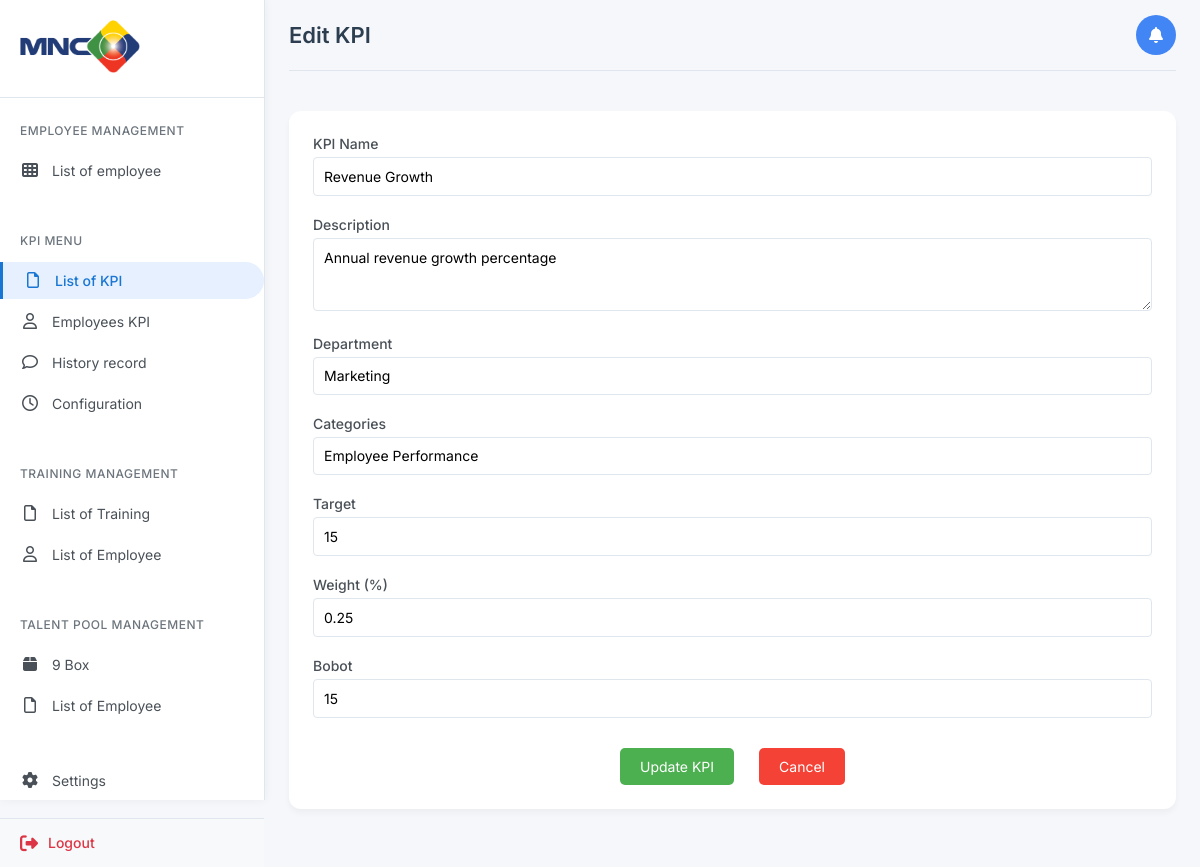
The page /add_kpi.php?id=1 (signed in) on the database its author committed.
### tables this page shows
CREATE TABLE `kpi` (
  `id` int(11) NOT NULL,
  `name` varchar(100) NOT NULL,
  `description` text DEFAULT NULL,
  `target` float DEFAULT NULL,
  `weight` float DEFAULT NULL,
  `created_at` timestamp NOT NULL DEFAULT current_timestamp(),
  `department` varchar(100) DEFAULT NULL,
  `categories` varchar(100) DEFAULT NULL,
  `bobot` int(11) DEFAULT NULL
);

### add_kpi.php (the view, shortened to what this page needs)
<?php
$servername = "localhost";
$username = "root";
$password = "";
$dbname = "tms";
$conn = new mysqli($servername, $username, $password, $dbname);
$departments = [
    'Marketing',
    'IT',
    'Human Resources',
    'Finance',
    'Customer Service',
    'Sales',
    'Operations'
];
$categories = [
    'Employee Performance',
    'Employee Behavior',
    'Business Metrics',
    'Customer Satisfaction',
    'Productivity'
];
$name = $description = $department = $categories_selected = $target = $weight = $bobot = '';
$is_edit_mode = false;
if (isset($_GET['id'])) {
    $kpi_id = intval($_GET['id']);
    $is_edit_mode = true;
    $stmt = $conn->prepare("SELECT * FROM kpi WHERE id = ?");
    $stmt->bind_param("i", $kpi_id);
    $stmt->execute();
    $result = $stmt->get_result();
    if ($result->num_rows > 0) {
        $kpi = $result->fetch_assoc();
        $name = $kpi['name'];
        $description = $kpi['description'];
        $department = $kpi['department'];
        $categories_selected = $kpi['categories'];
        $target = $kpi['target'];
        $weight = $kpi['weight'];
        $bobot = $kpi['bobot'];
    } else {
        $error_message = "KPI tidak ditemukan.";
    }
}
?>
<!DOCTYPE html>
<html lang="en">
<head>
    <link rel="stylesheet" href="https://cdnjs.cloudflare.com/ajax/libs/font-awesome/6.4.0/css/all.min.css">
    <link rel="stylesheet" href="dashboard.css">
</head>
<body>
    <div class="container">
        <div class="sidebar">
            <?php include 'sidebar.php'; ?>
        </div>
        <div class="main-content">
            <div class="top-bar">
                <h1><?php echo $is_edit_mode ? 'Edit KPI' : 'Add KPI'; ?></h1>
                <div class="notification">
                    <i class="fas fa-bell"></i>
                </div>
            </div>
            <div class="content">
                <div class="form-container">
                    <form action="<?php echo htmlspecialchars($_SERVER["PHP_SELF"] . ($is_edit_mode ? '?id=' . $kpi_id : '')); ?>" method="post">
                        <div class="form-group">
                            <label class="form-label" for="name">KPI Name</label>
                            <input type="text" id="name" name="name" class="form-input"
                                   value="<?php echo htmlspecialchars($name); ?>" required>
                        </div>
                        <div class="form-group">
                            <label class="form-label" for="description">Description</label>
                            <textarea id="description" name="description" class="form-input" rows="3"><?php echo htmlspecialchars($description); ?></textarea>
                        </div>
                        <div class="form-group">
                            <label class="form-label" for="department">Department</label>
                            <select id="department" name="department" class="form-select" required>
                                <?php foreach ($departments as $dept): ?>
                                    <option value="<?php echo htmlspecialchars($dept); ?>"
                                        <?php echo ($department === $dept) ? 'selected' : ''; ?>>
                                        <?php echo htmlspecialchars($dept); ?>
                                    </option>
                                <?php endforeach; ?>
                            </select>
                        </div>
                        <div class="form-group">
                            <label class="form-label" for="categories">Categories</label>
                            <select id="categories" name="categories" class="form-select" required>
                                <?php foreach ($categories as $cat): ?>
                                    <option value="<?php echo htmlspecialchars($cat); ?>"
                                        <?php echo ($categories_selected === $cat) ? 'selected' : ''; ?>>
                                        <?php echo htmlspecialchars($cat); ?>
                                    </option>
                                <?php endforeach; ?>
                            </select>
                        </div>
                        <div class="form-group">
                            <label class="form-label" for="target">Target</label>
                            <input type="number" step="0.01" id="target" name="target"
                                   class="form-input" value="<?php echo htmlspecialchars($target); ?>" required>
                        </div>
                        <div class="form-group">
                            <label class="form-label" for="weight">Weight (%)</label>
                            <input type="number" step="0.01" id="weight" name="weight"
                                   class="form-input" value="<?php echo htmlspecialchars($weight); ?>" required>
                        </div>
                        <div class="form-group">
                            <label class="form-label" for="bobot">Bobot</label>
                            <input type="number" id="bobot" name="bobot"
                                   class="form-input" value="<?php echo htmlspecialchars($bobot); ?>" required>
                        </div>
                        <div class="form-submit">
                            <button type="submit" class="btn-save">
                                <?php echo $is_edit_mode ? 'Update KPI' : 'Save KPI'; ?>
                            </button>
                            <a href="kpi_list.php" class="btn-cancel">Cancel</a>
                        </div>
                    </form>
                </div>
            </div>
        </div>
    </div>
</body>
</html>

### dashboard.css (style rules this page uses)
* { margin: 0; padding: 0; box-sizing: border-box; font-family: 'Inter', sans-serif; }
body { background-color: #f5f7fb; color: #333; }
.container { display: flex; min-height: 100vh; }
.sidebar { width: 265px; background-color: #fff; border-right: 1px solid #e0e6ed; padding: 20px 0; display: flex; flex-direction: column; box-shadow: 0 0 10px rgba(0, 0, 0, 0.05); height: 100vh; position: sticky; top: 0; }
.main-content { flex: 1; padding: 0 24px; max-width: 100%; overflow-x: hidden; }
.top-bar { display: flex; justify-content: space-between; align-items: center; padding: 15px 0; border-bottom: 1px solid #e0e6ed; margin-bottom: 20px; }
.top-bar h1 { font-size: 22px; font-weight: 600; color: #2c3e50; }
.notification { width: 40px; height: 40px; background-color: #4285f4; border-radius: 50%; display: flex; justify-content: center; align-items: center; cursor: pointer; transition: background-color 0.2s ease; }
.notification i { color: white; font-size: 16px; }
.content { padding: 20px 0; }
.form-container { background-color: #fff; border-radius: 12px; padding: 24px; box-shadow: 0 4px 6px rgba(0, 0, 0, 0.04); margin-bottom: 30px; }
.form-group { margin-bottom: 20px; }
.form-label { display: block; margin-bottom: 8px; font-size: 14px; color: #495057; font-weight: 500; }
.form-input { width: 100%; padding: 12px; border: 1px solid #e0e6ed; border-radius: 6px; font-size: 14px; box-sizing: border-box; transition: border-color 0.2s ease; }
.form-select { width: 100%; padding: 12px; border: 1px solid #e0e6ed; border-radius: 6px; font-size: 14px; background-color: #fff; cursor: pointer; transition: border-color 0.2s ease; appearance: none; }
.form-submit { text-align: center; margin-top: 30px; display: flex; justify-content: center; gap: 15px; }

### add_kpi.php (style rules this page uses)
.form-group { margin-bottom: 20px; }
.form-label { display: block; margin-bottom: 5px; font-weight: 500; }
.form-input, .form-select { width: 100%; padding: 10px; border: 1px solid #e0e6ed; border-radius: 4px; }
.form-submit { margin-top: 20px; }
.btn-save, .btn-cancel { padding: 10px 20px; border-radius: 5px; font-size: 14px; cursor: pointer; margin-top: 10px; }
.btn-save { background-color: #4CAF50; color: white; border: none; }
.btn-cancel { background-color: #f44336; color: white; text-decoration: none; margin-left: 10px; }

### rows shown on the page
kpi: name "Revenue Growth", description "Annual revenue growth percentage", department "Marketing", categories "Employee Performance", target "15", weight "0.25", bobot "15"
